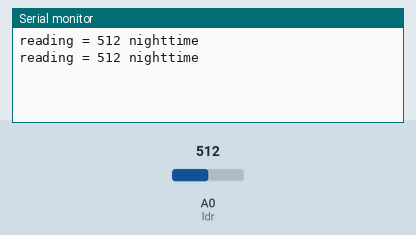
The sketch below on a simulated Arduino Uno, built with avr-gcc and run on an emulated ATmega328P. Parts: the last lines printed to the serial monitor. The inputs (shaded band) are chosen by the test bench; at power-on: A0 (ldr) = 512.

Above: at 1.8 s.
1.9 s: A0 (ldr) set to 884
At 2.8 s:
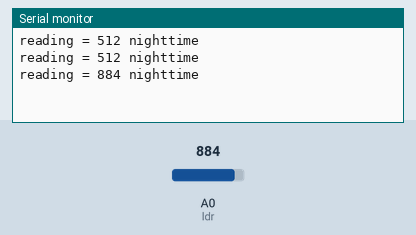
3.4 s: A0 (ldr) set to 913
At 4.6 s:
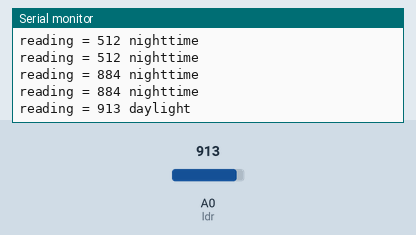

The sketch:

analog.ino
```cpp
// (licence header left out)
int ldr = A0;
int reading;
int threshold = 900;


void setup()
{
  pinMode(ldr, INPUT);
  Serial.begin(9600);
}

void lightCheck(){
  reading = analogRead(ldr);
  Serial.print("reading = ");
  Serial.print(reading);
  if(reading >= threshold){
    Serial.println(" daylight");
  }
  else{
    Serial.println(" nighttime");
  }
  delay(1000);
}

void loop(){
  lightCheck();
}
```

Measured:
- the behaviour switches between 899 and 900 on A0 (ldr) (found by bisection; images 1 and 2)
- after the input at 1.9 s, the serial monitor: prints a new line after 0.10 s (image 1)
- after the input at 3.4 s, the serial monitor: prints a new line after 0.60 s (image 2)
